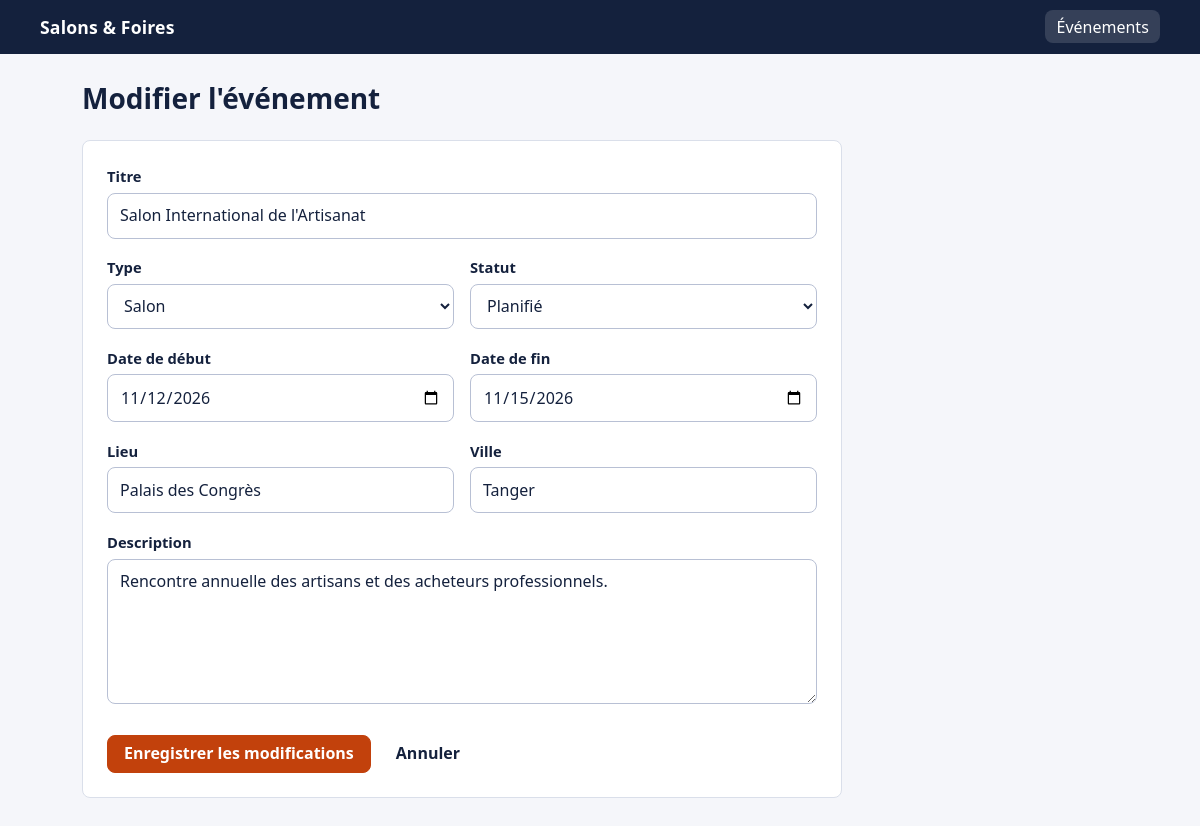
The page /evenements/edit.php?id=1 on the database its author committed.
### tables this page shows
CREATE TABLE IF NOT EXISTS evenement (
  id          INT UNSIGNED AUTO_INCREMENT PRIMARY KEY,
  titre       VARCHAR(150) NOT NULL,
  type        ENUM('salon','foire') NOT NULL DEFAULT 'salon',
  description TEXT NULL,
  date_debut  DATE NOT NULL,
  date_fin    DATE NOT NULL,
  lieu        VARCHAR(150) NOT NULL,
  ville       VARCHAR(100) NOT NULL,
  statut      ENUM('planifie','en_cours','termine','annule') NOT NULL DEFAULT 'planifie',
  created_at  TIMESTAMP NOT NULL DEFAULT CURRENT_TIMESTAMP,
  updated_at  TIMESTAMP NOT NULL DEFAULT CURRENT_TIMESTAMP ON UPDATE CURRENT_TIMESTAMP,
  CONSTRAINT chk_evenement_dates CHECK (date_fin >= date_debut)
);

### config/database.php (called while the page is built, shortened)
<?php
function db(): PDO
{
    static $pdo = null;
    if ($pdo === null) {
        $dsn = 'mysql:host=' . DB_HOST . ';dbname=' . DB_NAME . ';charset=utf8mb4';
        $pdo = new PDO($dsn, DB_USER, DB_PASS, [
            PDO::ATTR_ERRMODE            => PDO::ERRMODE_EXCEPTION,
            PDO::ATTR_DEFAULT_FETCH_MODE => PDO::FETCH_ASSOC,
            PDO::ATTR_EMULATE_PREPARES   => false,
        ]);
    }
    return $pdo;
}
?>

### models/Evenement.php (called while the page is built, shortened)
<?php
require_once __DIR__ . '/../config/database.php';
require_once __DIR__ . '/../includes/functions.php';
class Evenement
{
    public static function find(int $id): ?array
    {
        $stmt = db()->prepare('SELECT * FROM evenement WHERE id = :id');
        $stmt->execute([':id' => $id]);
        $row = $stmt->fetch();
        return $row ?: null;
    }
}

### includes/functions.php (called while the page is built, shortened)
<?php
function e(?string $value): string
{
    return htmlspecialchars((string) $value, ENT_QUOTES, 'UTF-8');
}

### evenements/_form.php (the view, shortened to what this page needs)
<?php
$invalid = static fn(string $key): string => isset($errors[$key]) ? ' has-error' : '';
?>
<form method="post" class="panel form" novalidate>
  <div class="field<?= $invalid('titre') ?>">
    <label for="titre">Titre</label>
    <input id="titre" name="titre" type="text" maxlength="150" required value="<?= e($data['titre']) ?>">
  </div>
  <div class="grid-2">
    <div class="field<?= $invalid('type') ?>">
      <label for="type">Type</label>
      <select id="type" name="type" required>
        <?php foreach (TYPES as $value => $label): ?>
          <option value="<?= e($value) ?>" <?= $data['type'] === $value ? 'selected' : '' ?>><?= e($label) ?></option>
        <?php endforeach; ?>
      </select>
    </div>
    <div class="field<?= $invalid('statut') ?>">
      <label for="statut">Statut</label>
      <select id="statut" name="statut" required>
        <?php foreach (STATUTS as $value => $label): ?>
          <option value="<?= e($value) ?>" <?= $data['statut'] === $value ? 'selected' : '' ?>><?= e($label) ?></option>
        <?php endforeach; ?>
      </select>
    </div>
  </div>
  <div class="grid-2">
    <div class="field<?= $invalid('date_debut') ?>">
      <label for="date_debut">Date de début</label>
      <input id="date_debut" name="date_debut" type="date" required value="<?= e($data['date_debut']) ?>">
    </div>
    <div class="field<?= $invalid('date_fin') ?>">
      <label for="date_fin">Date de fin</label>
      <input id="date_fin" name="date_fin" type="date" required value="<?= e($data['date_fin']) ?>">
    </div>
  </div>
  <div class="grid-2">
    <div class="field<?= $invalid('lieu') ?>">
      <label for="lieu">Lieu</label>
      <input id="lieu" name="lieu" type="text" maxlength="150" required value="<?= e($data['lieu']) ?>">
    </div>
    <div class="field<?= $invalid('ville') ?>">
      <label for="ville">Ville</label>
      <input id="ville" name="ville" type="text" maxlength="100" required value="<?= e($data['ville']) ?>">
    </div>
  </div>
  <div class="field">
    <label for="description">Description</label>
    <textarea id="description" name="description" rows="5"><?= e($data['description']) ?></textarea>
  </div>
  <div class="form-actions">
    <button type="submit" class="btn btn-primary"><?= e($submitLabel) ?></button>
    <a class="btn btn-ghost" href="<?= e($cancelUrl) ?>">Annuler</a>
  </div>
</form>

### assets/css/style.css (style rules this page uses)
:root { --paper: #f5f6fa; --surface: #ffffff; --ink: #14213d; --muted: #5b6478; --line: #dadfea; --nav: #14213d; --brand: #c2410c; --brand-dark: #9a3412; --accent: #1d4ed8; --danger: #b91c1c; --danger-bg: #fee2e2; --danger-line: #fecaca; --ok: #166534; --ok-bg: #dcfce7; --ok-line: #bbf7d0; --radius: 8px; --font: "Segoe UI", system-ui, -apple-system, "Helvetica Neue", Arial, sans-serif; }
*, *::before, *::after { box-sizing: border-box; }
body { margin: 0; background: var(--paper); color: var(--ink); font: 16px/1.55 var(--font); }
a { color: var(--accent); }
.btn { display: inline-flex; align-items: center; justify-content: center; padding: .55rem 1rem; border: 1px solid var(--line); border-radius: var(--radius); background: var(--surface); color: var(--ink); font: inherit; font-weight: 600; text-decoration: none; cursor: pointer; line-height: 1.2; }
.btn-primary { background: var(--brand); border-color: var(--brand); color: #fff; }
.btn-ghost { background: transparent; border-color: transparent; }
.panel { background: var(--surface); border: 1px solid var(--line); border-radius: var(--radius); padding: 1.5rem; margin-bottom: 1.25rem; }
.field { margin-bottom: 1.1rem; }
.field label { display: block; margin-bottom: .3rem; font-weight: 600; font-size: .92rem; }
input[type="text"], input[type="search"], input[type="date"], select, textarea { width: 100%; padding: .6rem .75rem; border: 1px solid #b8c0d4; border-radius: var(--radius); background: #fff; color: var(--ink); font: inherit; }
textarea { resize: vertical; }
.grid-2 { display: grid; grid-template-columns: 1fr 1fr; gap: 0 1rem; }
.form { max-width: 760px; }
.form-actions { display: flex; gap: .5rem; margin-top: 1.5rem; }

### rows shown on the page
evenement: titre "Salon International de l'Artisanat", type "Salon", statut "Planifié", date_debut "11/12/2026", date_fin "11/15/2026", lieu "Palais des Congrès", ville "Tanger", description "Rencontre annuelle des artisans et des acheteurs professionnels."

### other values the page prints
$submitLabel "Enregistrer les modifications"
